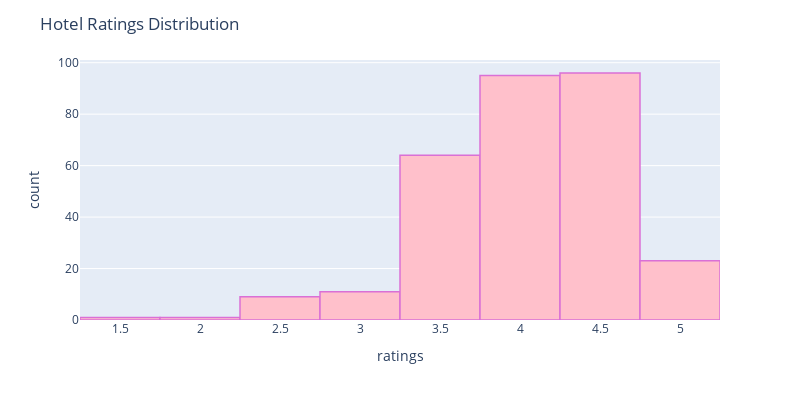

The notebook cell this image was saved under:
### Code cell
fig.show()

### Figure 1 — Plotly figure (JSON) as saved in the notebook; plotly's stock layout.template omitted (floating-point values rounded to 4 significant figures; data arrays with more than 128 entries replaced by an {"elided": "..."} marker saying what was removed)
{"data": [{"alignmentgroup": "True", "bingroup": "x", "hovertemplate": "ratings=%{x}<br>count=%{y}<extra></extra>", "legendgroup": "", "marker": {"color": "pink", "line": {"color": "orchid", "width": 1.5}, "pattern": {"shape": ""}}, "name": "", "offsetgroup": "", "orientation": "v", "showlegend": false, "type": "histogram", "x": {"elided": "300 float values"}, "xaxis": "x", "yaxis": "y"}], "layout": {"barmode": "relative", "height": 400, "legend": {"tracegroupgap": 0}, "margin": {"t": 60}, "title": {"text": "Hotel Ratings Distribution"}, "width": 800, "xaxis": {"anchor": "y", "domain": [0, 1], "title": {"text": "ratings"}}, "yaxis": {"anchor": "x", "domain": [0, 1], "title": {"text": "count"}}}}
